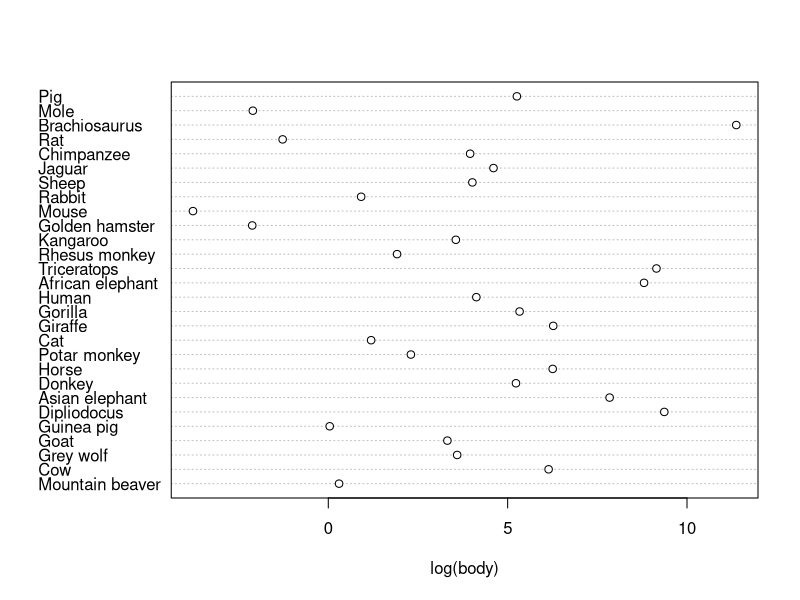
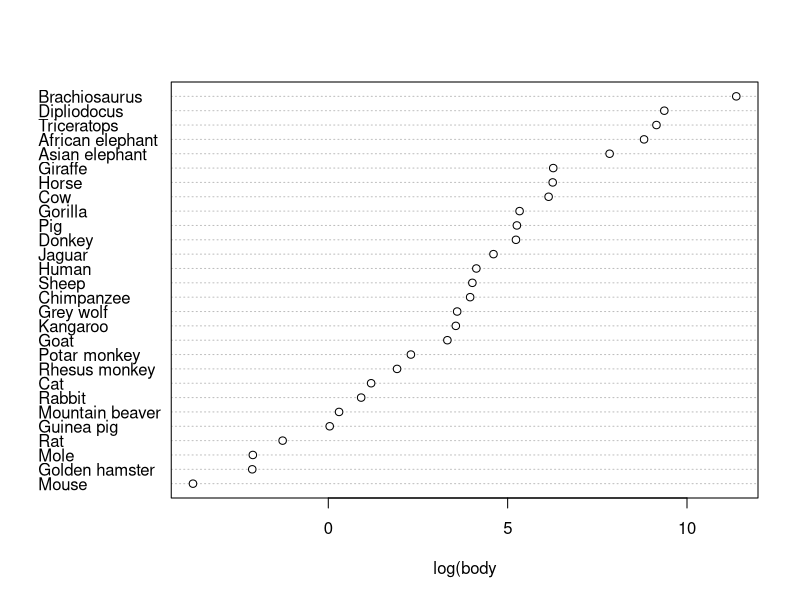
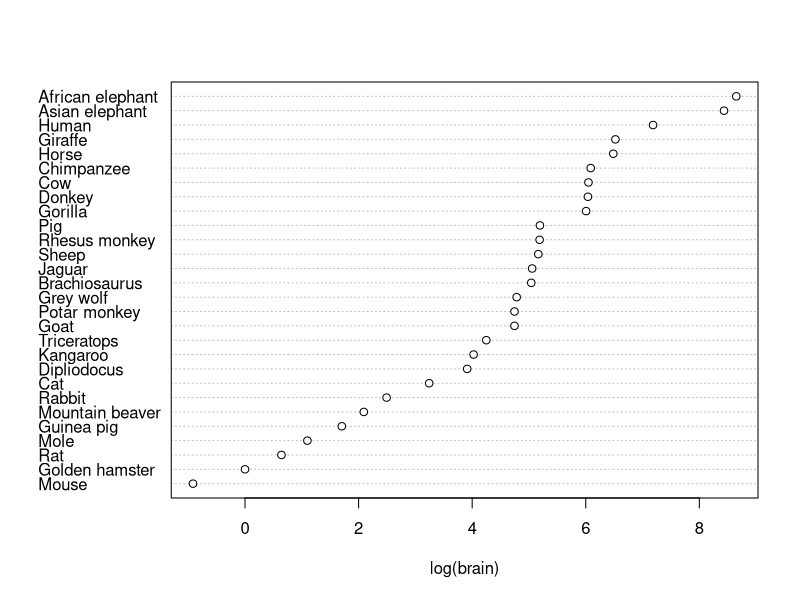

The R source for these figures, in order:
## Nina van Gerwen, 1860852

## Exercises A: Basic Exercises with R

## Question 1: The right command for getting v1 on the x-axis and v2 on y-axis is A (plot(v1, v2)), however for
## the sake of clarity, you might consider coding plot(x = v1, y = v2)

## Question 2
x <- 1:10   # this code creates a new value x, which is a list (or vector) of integers ranging from 1 to 10
x[-11]      # this gives x, which is a list ranging from 1 to 10 without the 11th element, however because x doesn't have 11 elements
            # it simply gives x
x[0]        # this produces integer(0), which means that it returns an empty vector
x[14]       # this produces an NA, it should give the 14th element of x, however because it doesn't have one, it returns NA

## Question 3
A <- rep(seq(1,5), 5)           # create a sequence from 1 to 5 and repeat this five times to get A
B <- rep(seq(1, 5), each = 5)   # create a sequence from 1 to 5, and repeat each element 5 times

## Question 4
a <- matrix(data = c(2, 5, 0), nrow = 3, ncol = 1)      # create a matrix with the data 2,5,0, 3 rows and 1 column
b <- matrix(data = c(-1, 0, 8), nrow = 3, ncol = 1)     # create a matrix with the data -1,0,8, 3 rows and 1 column
d <- matrix(data = c(12, 15, 10), nrow = 3, ncol = 1)   # I think we get the gist!

## Question 5
M <- matrix(data = cbind(a, b, d), nrow = 3, ncol = 3)  # create a matrix with the data from matrix a,b,d, 3 rows and 3 columns

## Question 6
Array_A <- array(1:18, dim = c(3,2,3))    # create an array with numbers ranging from 1 to 18 with 3 rows, 2 columns and 3 slides
print(Array_A)

# To select the element in the third row, first column and first slide:
Array_A[dim = 3, 1, 1]
# To select the elements in the second column of the second slide:
Array_A[dim = c(1:3), 2, 2]

## Exercise B: Manipulating and displaying data

## Question 1
require(MASS)
attach(Animals)

## Question 2
dim(Animals)      # the dataset has 28 rows and 2 columns, the rows represent different animals and 
                  # the columns represent body (kg) and brain (g) weight
print(Animals)

## Question 3
dataset <- as.data.frame(Animals)     # create a data.frame of the Animals dataset
dataset[3, 1]                         # extract the first variable (= first column) on the third row
dataset[3,]                           # display everything on the third row, disregarding columns
dataset[,2]                           # display everything on the second column, disregarding rows

# What I notice when displaying elements is that when there are only numerical values, R displays them in a vector, but when there are strings 
# (see dataset[3,] ) R displays the row with the format of the dataframe attached

## Question 4
dotchart(log(body), row.names(Animals), xlab = "log(body)")                     # following the code in the assignment

## Question 5
sortbody <- sort.list(body)                                                     # following the code in the assignment
dotchart(log(body[sortbody]), row.names(Animals[sortbody,]), xlab = "log(body")

# The graph displays the natural logarithm of the body weight on the x-axis and the animal type on the y-axis
# and compared to the graph in Question 4, I believe this graph is better as the y-axis is ordered on bodyweight, showing which animals are heavier/lighter

## Question 6
sortbrain <- sort.list(brain)                                                         # creating a new sorted vector of the variable brain
dotchart(log(brain[sortbrain]), row.names(Animals[sortbrain,]), xlab = "log(brain)")  # creating a dotchart of the natural logarithm of sorted brainweight

# Comparing this graph to the graph in Question 5, I notice that the order is similar and pointdistribution also is similar, indicating that
# brainweight and bodyweight might very well be correlated

## Question 7

# To create ordered graphs, first a variable was created that was an ordered/sorted version of the values in the column brainweight.
# Afterwards, a dotchart was created of the variable brainweight, whilst indexing based on the sortbrain, the rownames were then based on the
# animal type (also indexed based on the sortbrain) and the x-axis is named 'log(brain)'

# The difference between sort() and sort.list() is that sort() simply orders the vector from low to high, so if you have values 10 - 4 - 7,
# sort will give 4 - 7 - 10
# sort.list() instead will give the values in the vector a number (starting at 1) based on their value so sort.list on 10 - 4 - 7, would give:
# 3 - 1 - 2, as 4 is the lowest value, 7 is the second lowest value and 10 is the third lowest value

# The reason we used sort.list here is because we simply wanted to sort the animals from lowest to highest whilst accounting for bodyweight on the x-axis.

## Question 8

attach(mammals)

all_animals <- rbind(Animals, mammals)                        # create a new dataset which is the combination of Animals and mammals
duplicated(all_animals)                                       # check which values in the combined dataset are duplicated

final_dataset <- all_animals[!duplicated(all_animals), ]      # create the final dataset, which consists of all elements in the combined dataset 
                                                              # which are NOT (!) duplicated

## Question 9

test <- unique(all_animals)       # Yes, unique() would have also worked, as it returns any data frame with duplicate elements removed
